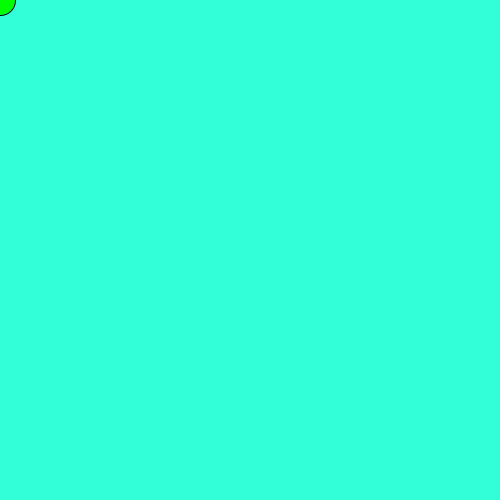
Frame 1 (no input)
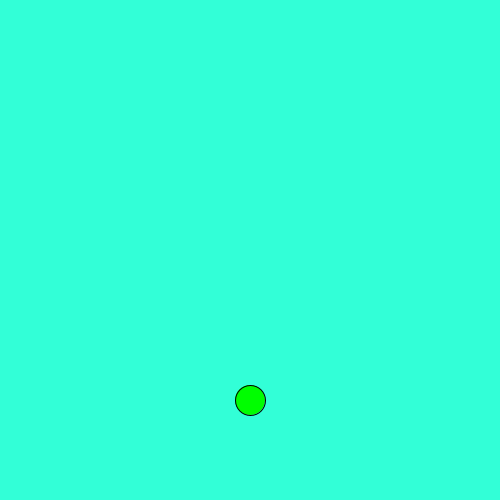
Frame 60 (the mouse pressed at the canvas centre just before this capture)
Frame 120 (the mouse held since frame 60 and released just before this capture): identical to frame 60, image omitted

The Processing sketch that drew these frames (run headless with seeded random() and noise(); from frame 60 on, the mouse is pressed at the canvas centre):

// Processing sketch: frogger
// ── frogger.pde
int frogx;
int frogy;
void setup(){
 size(500,500); 
}

void draw(){
  background(50,255,215);
  fill(0,254,0);
  ellipse(frogx,frogy,30,30);
  
  if(frogx==0||frogx==500||frogy==0||frogy==500){
 frogx=250;
 frogy=400;
}
}
void keyPressed()
{
  if(key == CODED){
      if(keyCode == UP)
      {
      frogy-=5;
      }
      else if(keyCode == DOWN)
      {
        frogy+=5;
      }
      else if(keyCode == RIGHT)
      {
      frogx+=5;
      }
      else if(keyCode == LEFT)
      {
        frogx-=5;
      }
   }
}
